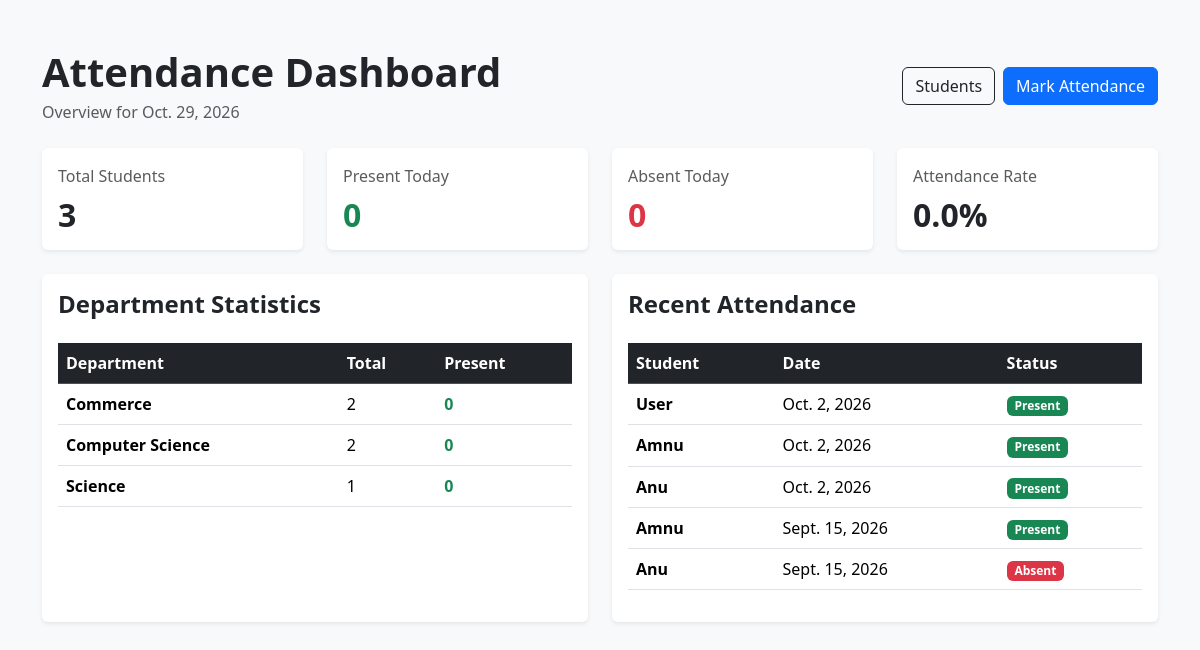
The app's page / (signed in) with its own data.
### students/models.py (models this page shows, shortened)
class Student(models.Model):
    name = models.CharField(
        max_length=150
    )
    roll_number = models.CharField(
        max_length=30,
        unique=True
    )
    email = models.EmailField(
        unique=True
    )
    phone = models.CharField(
        max_length=20
    )
    department = models.CharField(
        max_length=100
    )
    joining_date = models.DateField(
        default=timezone.localdate
    )
    photo = models.ImageField(
        upload_to='students/',
        blank=True
    )

### attendance/models.py (models this page shows, shortened)
class Attendance(models.Model):
    STATUS_CHOICES = [
        ('P', 'Present'),
        ('A', 'Absent'),
    ]
    student = models.ForeignKey(
        Student,
        on_delete=models.CASCADE,
        related_name='attendances'
    )
    date = models.DateField()
    status = models.CharField(
        max_length=1,
        choices=STATUS_CHOICES,
        default='P'
    )
    created_at = models.DateTimeField(
        auto_now_add=True
    )
    updated_at = models.DateTimeField(
        auto_now=True
    )
    class Meta:
        constraints = [
            models.UniqueConstraint(
                fields=['student', 'date'],
                name='unique_student_daily_attendance'
            )
        ]
        ordering = [
            '-date',
            'student__roll_number'
        ]

### attendance/views.py (the view)
# urls.py: path('', views.dashboard, name='dashboard'),
@login_required
def dashboard(request):
    today = timezone.localdate()
    total_students = Student.objects.count()
    present_today = Attendance.objects.filter(
        date=today,
        status='P'
    ).count()
    absent_today = Attendance.objects.filter(
        date=today,
        status='A'
    ).count()
    if total_students:
        attendance_rate = round(
            (present_today / total_students) * 100,
            1
        )
    else:
        attendance_rate = 0
    department_stats = Student.objects.values(
        'department'
    ).annotate(
        total=Count('id'),
        present_today=Count(
            'attendances',
            filter=Q(
                attendances__date=today,
                attendances__status='P'
            )
        )
    ).order_by('department')
    recent_records = Attendance.objects.select_related(
        'student'
    ).order_by('-created_at')[:10]
    return render(request, 'dashboard.html', {
        'today': today,
        'total_students': total_students,
        'present_today': present_today,
        'absent_today': absent_today,
        'attendance_rate': attendance_rate,
        'department_stats': department_stats,
        'recent_records': recent_records,
    })

### templates/dashboard.html (shortened to what this page needs)
<!DOCTYPE html>
<html lang="en">
<head>
    <link href="https://cdn.jsdelivr.net/npm/bootstrap@5.3.3/dist/css/bootstrap.min.css"
          rel="stylesheet">
</head>
<body class="bg-light">
<div class="container py-5">
    <div class="d-flex justify-content-between align-items-center mb-4">
        <div>
            <h1 class="fw-bold mb-1">
                Attendance Dashboard
            </h1>
            <p class="text-muted mb-0">
                Overview for {{ today }}
            </p>
        </div>
        <div class="d-flex gap-2">
            <a href="{% url 'student_list' %}"
               class="btn btn-outline-dark">
                Students
            </a>
            <a href="{% url 'mark_attendance' %}"
               class="btn btn-primary">
                Mark Attendance
            </a>
        </div>
    </div>
    <div class="row g-4 mb-4">
        <div class="col-md-3">
            <div class="card shadow-sm border-0 h-100">
                <div class="card-body">
                    <p class="text-muted mb-2">
                        Total Students
                    </p>
                    <h2 class="fw-bold mb-0">
                        {{ total_students }}
                    </h2>
                </div>
            </div>
        </div>
        <div class="col-md-3">
            <div class="card shadow-sm border-0 h-100">
                <div class="card-body">
                    <p class="text-muted mb-2">
                        Present Today
                    </p>
                    <h2 class="fw-bold text-success mb-0">
                        {{ present_today }}
                    </h2>
                </div>
            </div>
        </div>
        <div class="col-md-3">
            <div class="card shadow-sm border-0 h-100">
                <div class="card-body">
                    <p class="text-muted mb-2">
                        Absent Today
                    </p>
                    <h2 class="fw-bold text-danger mb-0">
                        {{ absent_today }}
                    </h2>
                </div>
            </div>
        </div>
        <div class="col-md-3">
            <div class="card shadow-sm border-0 h-100">
                <div class="card-body">
                    <p class="text-muted mb-2">
                        Attendance Rate
                    </p>
                    <h2 class="fw-bold mb-0">
                        {{ attendance_rate }}%
                    </h2>
                </div>
            </div>
        </div>
    </div>
    <div class="row g-4">
        <div class="col-lg-6">
            <div class="card shadow-sm border-0 h-100">
                <div class="card-body">
                    <h4 class="fw-bold mb-4">
                        Department Statistics
                    </h4>
                    <div class="table-responsive">
                        <table class="table align-middle">
                            <thead class="table-dark">
                                <tr>
                                    <th>Department</th>
                                    <th>Total</th>
                                    <th>Present</th>
                                </tr>
                            </thead>
                            <tbody>
                                {% for department in department_stats %}
                                    <tr>
                                        <td class="fw-semibold">
                                            {{ department.department }}
                                        </td>
                                        <td>
                                            {{ department.total }}
                                        </td>
                                        <td class="text-success fw-semibold">
                                            {{ department.present_today }}
                                        </td>
                                    </tr>
                                {% endfor %}
                            </tbody>
                        </table>
                    </div>
                </div>
            </div>
        </div>
        <div class="col-lg-6">
            <div class="card shadow-sm border-0 h-100">
                <div class="card-body">
                    <h4 class="fw-bold mb-4">
                        Recent Attendance
                    </h4>
                    <div class="table-responsive">
                        <table class="table align-middle">
                            <thead class="table-dark">
                                <tr>
                                    <th>Student</th>
                                    <th>Date</th>
                                    <th>Status</th>
                                </tr>
                            </thead>
                            <tbody>
                                {% for record in recent_records %}
                                    <tr>
                                        <td class="fw-semibold">
                                            {{ record.student.name }}
                                        </td>
                                        <td>
                                            {{ record.date }}
                                        </td>
                                        <td>
                                            {% if record.status == 'P' %}
                                                <span class="badge text-bg-success">
                                                    Present
                                                </span>
                                            {% else %}
                                                <span class="badge text-bg-danger">
                                                    Absent
                                                </span>
                                            {% endif %}
                                        </td>
                                    </tr>
                                {% endfor %}
                            </tbody>
                        </table>
                    </div>
                </div>
            </div>
        </div>
    </div>
</div>
</body>
</html>

### records on screen
Student: department "Commerce", total "2", present_today "0"
Student: department "Computer Science", total "2", present_today "0"
Student: department "Science", total "1", present_today "0"
Attendance: student.name "User", date "Oct. 2, 2026", status "Present"
Attendance: student.name "Amnu", date "Oct. 2, 2026", status "Present"
Attendance: student.name "Anu", date "Oct. 2, 2026", status "Present"
Attendance: student.name "Amnu", date "Sept. 15, 2026", status "Present"
Attendance: student.name "Anu", date "Sept. 15, 2026", status "Absent"

### other values on screen
{{ today }} "Oct. 29, 2026"
{{ total_students }} "3"
{{ present_today }} "0"
{{ absent_today }} "0"
{{ attendance_rate }} "0.0"
